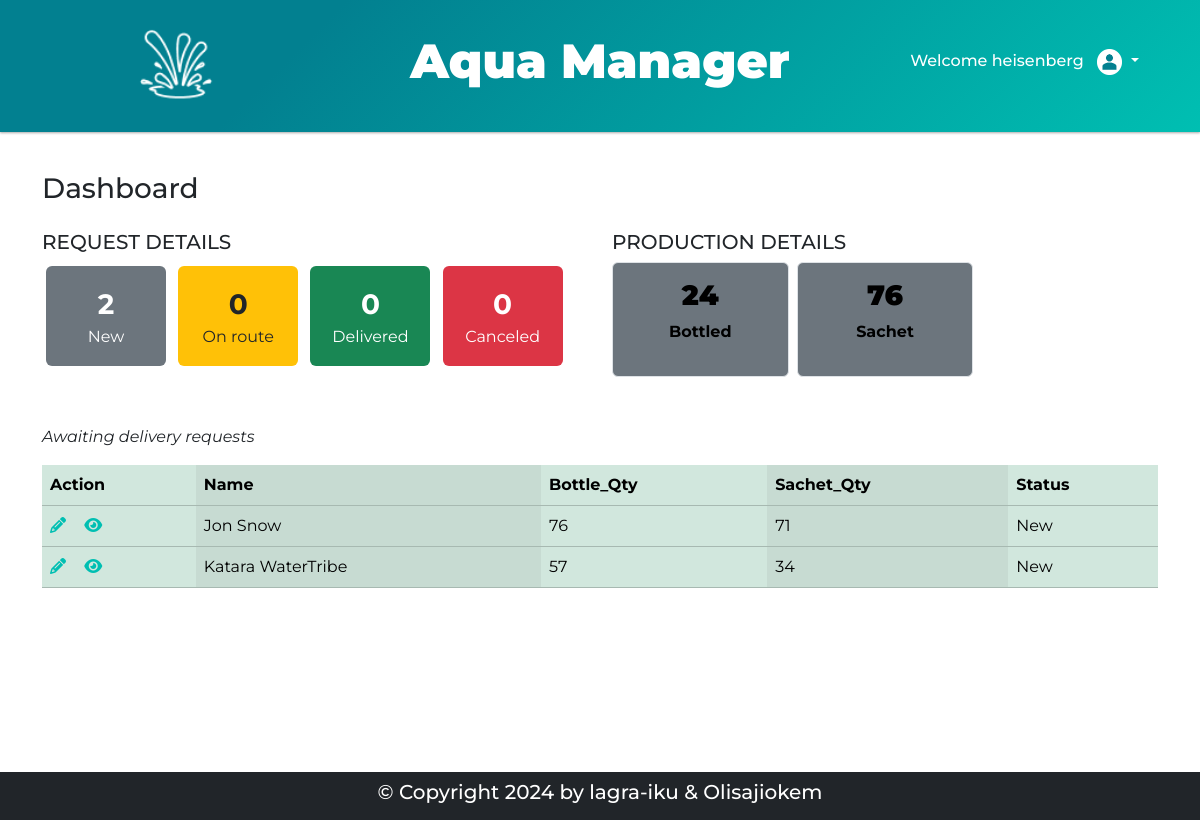
Screenshot of /dashboard (signed in) with the database file from the repository.
### models.py (models this page shows, shortened)
class Requests(db.Model):
    id = db.Column(db.Integer, primary_key=True, autoincrement=True)
    name = db.Column(db.String(255), nullable=False)
    location = db.Column(db.String(255), nullable=False)
    phonenum = db.Column(db.String(30), nullable=False)
    bottle_qty = db.Column(db.Integer)
    sachet_qty = db.Column(db.Integer)
    created_date = db.Column(db.DateTime, default=datetime.utcnow)
    modified_date = db.Column(db.DateTime, default=datetime.utcnow, onupdate=datetime.utcnow)
    status = db.Column(db.String(255), default='New')

### routes.py (the view)
@main_bp.route('/dashboard', methods=('GET', 'POST'))
def dashboard():
    username = session.get("username")
    if username == None:
        flash("Please Login to access this page", "error")
        return redirect(url_for("main.login"))
    else:
        entries = Requests.query.filter(Requests.status.notin_(['Canceled', 'Delivered'])).order_by(desc(Requests.modified_date)).all()
        new_count = db.session.query(func.count(Requests.id)).filter(Requests.status == 'New').scalar()
        enroute_count = db.session.query(func.count(Requests.id)).filter(Requests.status == 'On route').scalar()
        delivered_count = db.session.query(func.count(Requests.id)).filter(Requests.status == 'Delivered').scalar()
        canceled_count = db.session.query(func.count(Requests.id)).filter(Requests.status == 'Canceled').scalar()
        bottle_sum = db.session.query(func.sum(Production_records.bottle_qty)).scalar()
        sachet_sum = db.session.query(func.sum(Production_records.sachet_qty)).scalar()
        return render_template('admin/dashboard.html', x=entries, new=new_count, username=username, enroute=enroute_count, delivered=delivered_count, canceled=canceled_count, bottled=bottle_sum, sachet=sachet_sum)

### templates/admin/dashboard.html
{% extends 'index.html' %}
{% block content %}
<div class="container mb-5">
    <h3 class="my-4">Dashboard</h3>
    <div class="row mb-5">
        <div class="col-sm-6">
                <h5 class="">REQUEST DETAILS</h5>
            <div class="d-inline" ><a href="#" class="btn  p-3 m-1 text-white bg-secondary" style="min-width: 120px!important;"><span class="d-block fs-3 fw-bolder">{{ new }}</span>New</a></div>
            <div class="d-inline"><a href="#" class="btn p-3 m-1 bg-warning" style="min-width: 120px!important;"><span class="d-block fs-3 fw-bolder">{{ enroute }}</span>On route</a></div>
            <div class="d-inline"><a href="#" class="btn p-3 m-1 text-white bg-success" style="min-width: 120px!important;"><span class="d-block fs-3 fw-bolder">{{ delivered }}</span>Delivered</a></div>
            <div class="d-inline"><a href="#" class="btn p-3 m-1 text-white bg-danger" style="min-width: 120px!important;"><span class="d-block fs-3 fw-bolder">{{ canceled }}</span>Canceled</a></div>
        </div>
        <div class="col-sm-6">
                <h5 class="">PRODUCTION DETAILS</h5>
            <div class="row row-cols-2 row-cols-lg-3 g-2 g-lg-2">
                <div class="col text-center">
                  <div class="p-3 border bg-secondary text-black fw-bold rounded" style="background-image: url(https://app.aquamanager.com.ng/static/images/waterbg1.jpg); background-position: center; background-size: cover; background-repeat: no-repeat;">
                    <h4 class="fs-3 fw-bolder">{{ bottled }}</h4>
                    <p class="fs-6">Bottled</p>
                  </div>
                </div>
                <div class="col text-center">
                    <div class="p-3 border bg-secondary text-black fw-bold rounded" style="background-image: url(https://app.aquamanager.com.ng/static/images/waterbg1.jpg); background-position: center; background-size: cover; background-repeat: no-repeat;">
                      <h4 class="fs-3 fw-bolder">{{ sachet }}</h4>
                      <p class="fs-6">Sachet</p>
                    </div>
                </div>
            </div>
        </div>
    </div>
    <p class="fst-italic">Awaiting delivery requests</p>
    <div class="table-responsive">
        <table class="table table-success table-striped-columns">
            <thead>
                <tr>
                    <th scope="col-sm-1">Action</th>
                    <th scope="col-sm-2">Name</th>
                    <th scope="col-sm-2">Bottle_Qty</th>
                    <th scope="col-sm-2">Sachet_Qty</th>
                    <th scope="col-sm-2">Status</th>
                </tr>
                </thead>
                <tbody>
                {% for item in x %}
                <tr>
                    <th scope="row">
                    <a class="" href="{{ url_for('main.edit_request', id=item.id) }}"><i class="fa-solid fa-pencil txt-teal"></i></a>&nbsp; &nbsp;
                    <a class="" href="{{ url_for('main.display_entry', id=item.id) }}"><i class="fa-solid fa-eye txt-teal"></i></a>
                    </th>
                    <td class="text-capitalize">{{ item.name }}</td>
                    <td>{{ item.bottle_qty }}</td>
                    <td>{{ item.sachet_qty }}</td>
                    <td>{{ item.status }}</td>
                </tr>
                {% endfor %}
                </tbody>
        </table>
        </div>
</div>
{% endblock %}

### static/styles/style.css (style rules this page uses)
:root { --pricolor: #00bfb2; --seccolor: #00616e; }
.txt-teal { color: var(--pricolor); }
body { font-family: "Montserrat", Verdana, Geneva, Tahoma, sans-serif; }

### rows the page displays
Requests: name "Jon Snow", bottle_qty "76", sachet_qty "71", status "New"
Requests: name "Katara WaterTribe", bottle_qty "57", sachet_qty "34", status "New"

### other values shown
{{ username }} "heisenberg"
{{ new }} "2"
{{ enroute }} "0"
{{ delivered }} "0"
{{ canceled }} "0"
{{ bottled }} "24"
{{ sachet }} "76"
